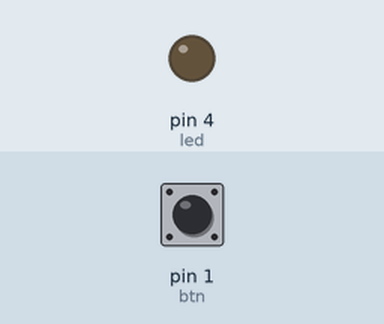
The sketch below on a simulated Arduino Uno, built with avr-gcc and run on an emulated ATmega328P. Parts: output pins drawn as LEDs (lit = HIGH). The test bench sets the inputs (shaded band); at power-on: pin 1 (btn) LOW.

Above: at 1.2 s.
1.3 s: pin 1 (btn) pulled HIGH for 0.15 s
At 1.37 s:
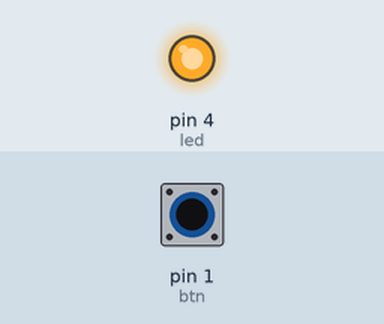
2.9 s: pin 1 (btn) pulled HIGH for 3.2 s
At 6.9 s:
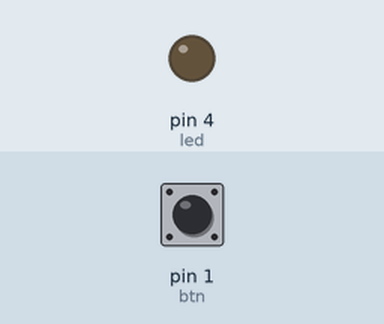
Timing chart, 0 to 8.4 s (numbered marks = the images above; inputs shaded):
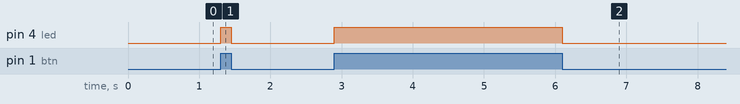

The sketch:

attiny-202-btn.ino
```cpp
#define IR 0
#define gnd_detect 3
#define btn 1
#define led 4

int buttonState = 0;


void setup() {

  pinMode(btn, INPUT);
  pinMode(led, OUTPUT);
}

// the loop function runs over and over again forever
void loop() {
  buttonState = digitalRead(btn);

  if (buttonState == HIGH) {
    // turn LED on:
    digitalWrite(led, HIGH);
  } else {
    // turn LED off:
    digitalWrite(led, LOW);
  }
}
```

Measured:
- after the input at 1.3 s, pin 4 (led): LOW → HIGH at once, → LOW 0.15 s later
- after the input at 2.9 s, pin 4 (led): LOW → HIGH at once, → LOW 3.2 s later
